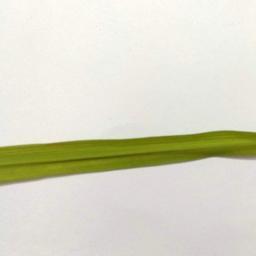
#> input picture training/daun_padi_sehat/shape 1000 .jpg, 256 x 256 px
$ jupyter execute --allow-errors main.ipynb   (older library calls are emulated)
#> lines starting #> are read from the running program, lines starting #| are printed output that depends on the picture
[cell 1]
import os
import numpy as np
import cv2
from sklearn.svm import SVC
from sklearn.model_selection import train_test_split
from sklearn.metrics import accuracy_score
from sklearn.preprocessing import LabelEncoder
from skimage.io import imread
from skimage.transform import resize
from skimage.feature import greycomatrix, greycoprops


# Mengambil path direktori dataset
data_dir = './training/'

# Mengambil path subdirektori untuk masing-masing kelas
healthy_dir = os.path.join(data_dir, 'daun_padi_sehat')
diseased_dir = os.path.join(data_dir, 'daun_padi_berpenyakit')

# Membuat daftar path gambar dan label kelas
image_paths = []
labels = []

# Menambahkan gambar dari direktori daun padi sehat ke daftar
for filename in os.listdir(healthy_dir):
    image_path = os.path.join(healthy_dir, filename)
    image_paths.append(image_path)
    labels.append(0)  # Label 0 untuk daun padi sehat

# Menambahkan gambar dari direktori daun padi berpenyakit ke daftar
for filename in os.listdir(diseased_dir):
    image_path = os.path.join(diseased_dir, filename)
    image_paths.append(image_path)
    labels.append(1)  # Label 1 untuk daun padi berpenyakit

# Mengonversi label ke bentuk numerik
label_encoder = LabelEncoder()
labels = label_encoder.fit_transform(labels)

# Mengonversi gambar ke bentuk vektor ciri (grayscale)
image_data = []
for image_path in image_paths:
    image = imread(image_path, as_gray=True)
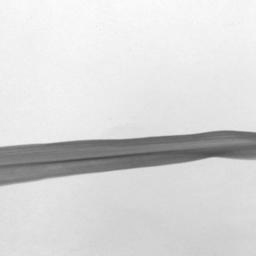
#> image: shape (256, 256) float64; min 0.287, max 0.986, mean 0.847
    image = resize(image, (50, 50))  # Mengubah ukuran gambar menjadi 50x50 piksel
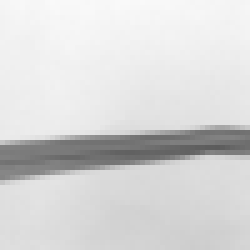
#> image: shape (50, 50) float64 (shown 5 times larger); min 0.363, max 0.979, mean 0.847
    image_data.append(image.flatten())
#> pass 2 of the loop `for image_path in image_paths:`:
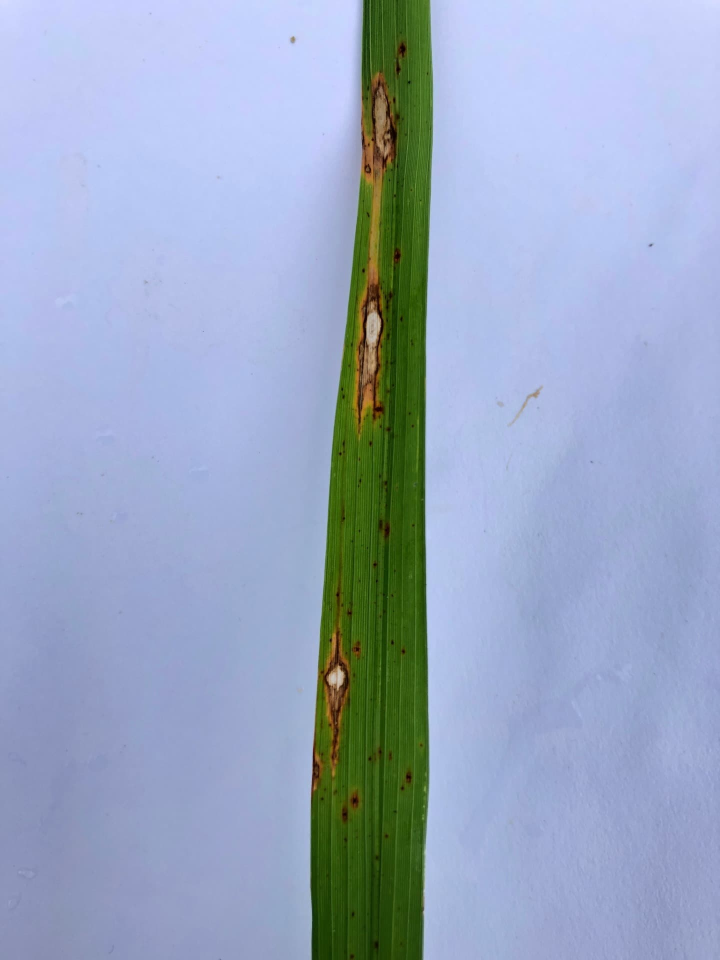
#> input picture training/daun_padi_berpenyakit/IMG_0536.jpg, 1440 x 1920 px (shown at 1/2 size)
#> `image = imread(image_path, as_gray=True)`:
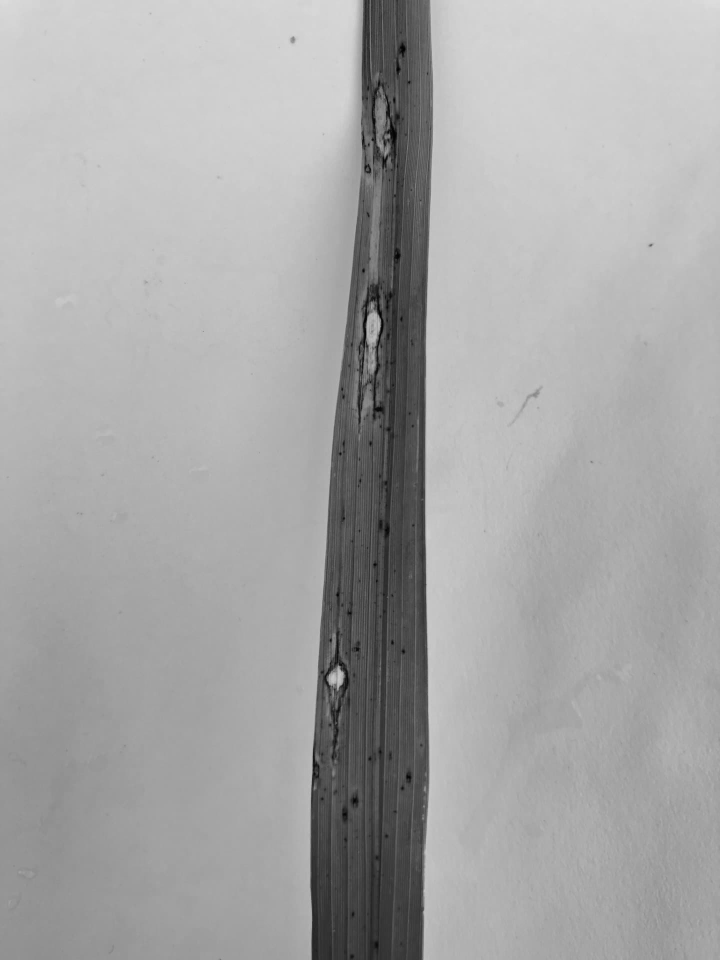
#> image: shape (1920, 1440) float64 (shown at 1/2 size); min 0.00667, max 0.866, mean 0.657
#> `image = resize(image, (50, 50))`:
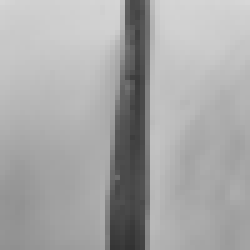
#> image: shape (50, 50) float64 (shown 5 times larger); min 0.199, max 0.846, mean 0.657

# Ekstraksi fitur warna (histogram warna)
def extract_color_features(image):
    # Ubah tipe data gambar menjadi uint8
    image_uint8 = (image * 255).astype(np.uint8)

    # Konversi gambar ke dalam model warna HSV
    hsv_image = cv2.cvtColor(image_uint8, cv2.COLOR_GRAY2BGR)
    hsv_image = cv2.cvtColor(hsv_image, cv2.COLOR_BGR2HSV)
    hist_hue = cv2.calcHist([hsv_image], [0], None, [256], [0, 256])
    hist_saturation = cv2.calcHist([hsv_image], [1], None, [256], [0, 256])
    hist_value = cv2.calcHist([hsv_image], [2], None, [256], [0, 256])
    cv2.normalize(hist_hue, hist_hue)
    cv2.normalize(hist_saturation, hist_saturation)
    cv2.normalize(hist_value, hist_value)
    color_features = np.concatenate([hist_hue.flatten(), hist_saturation.flatten(), hist_value.flatten()])
    return color_features


# Ekstraksi fitur tekstur (GLCM)
def extract_texture_features(image):
    glcm = greycomatrix(image.astype(np.uint8), [1], [0, np.pi/4, np.pi/2, 3*np.pi/4], symmetric=True, normed=True)
    contrast = greycoprops(glcm, 'contrast').ravel()
    energy = greycoprops(glcm, 'energy').ravel()
    homogeneity = greycoprops(glcm, 'homogeneity').ravel()
    texture_features = np.concatenate([contrast, energy, homogeneity])
    return texture_features

# Menggabungkan vektor fitur warna, tekstur, dan grayscale
final_features = []
for i in range(len(image_data)):
    gray_image = image_data[i].reshape(50, 50)  # Ubah kembali ke bentuk gambar grayscale
    color_features = extract_color_features(gray_image)
    texture_features = extract_texture_features(gray_image)
    combined_features = np.concatenate([image_data[i], color_features, texture_features])
    final_features.append(combined_features)
#> this loop made 2 passes
#> texture_features on passes 1 to 2: [0, 0, 0, 0, 1, 1, 1, 1, 1, 1, 1, 1], [0, 0, 0, 0, 1, 1, 1, 1, 1, 1, 1, 1]
#> pass 2, in extract_color_features (call 2), `image_uint8 = (image * 255).astype(np.uint8)`:
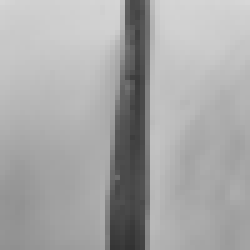
#> image_uint8: shape (50, 50) (shown 5 times larger); min 50, max 215, mean 167.1
#> after the loop, final_features = 2 items

final_features = np.array(final_features)

# Membagi dataset menjadi data latih dan data uji
X_train, X_test, y_train, y_test = train_test_split(final_features, labels, test_size=0.2, random_state=42)
#> y_train = [0]; y_test = [1]

# Membuat model SVM
model = SVC(kernel='linear')

# Melatih model dengan data latih
#> (the rest of this cell did not finish here and is left out)
